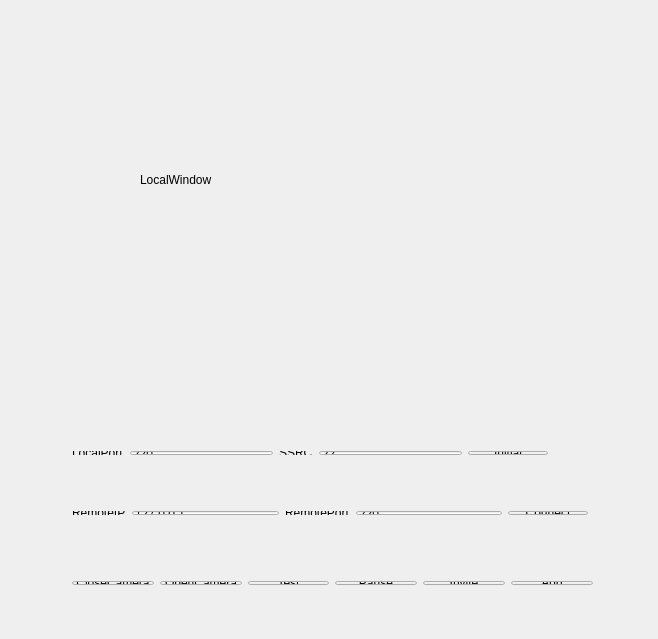
<?xml version="1.0" encoding="UTF-8"?>
<ui version="4.0">
 <class>Widget</class>
 <widget class="QWidget" name="Widget">
  <property name="geometry">
   <rect>
    <x>0</x>
    <y>0</y>
    <width>658</width>
    <height>639</height>
   </rect>
  </property>
  <property name="windowTitle">
   <string>Widget</string>
  </property>
  <widget class="QWidget" name="horizontalLayoutWidget_3">
   <property name="geometry">
    <rect>
     <x>61</x>
     <y>570</y>
     <width>543</width>
     <height>26</height>
    </rect>
   </property>
   <layout class="QHBoxLayout" name="horizontalLayout_3">
    <item>
     <widget class="QPushButton" name="B_CloseCam">
      <property name="text">
       <string>CloseCamera</string>
      </property>
     </widget>
    </item>
    <item>
     <widget class="QPushButton" name="B_OpenCam">
      <property name="text">
       <string>OpenCamera</string>
      </property>
     </widget>
    </item>
    <item>
     <widget class="QPushButton" name="B_Test">
      <property name="text">
       <string>Test</string>
      </property>
     </widget>
    </item>
    <item>
     <widget class="QPushButton" name="B_Pause">
      <property name="text">
       <string>Pause</string>
      </property>
     </widget>
    </item>
    <item>
     <widget class="QPushButton" name="B_Invite">
      <property name="text">
       <string>Invite</string>
      </property>
     </widget>
    </item>
    <item>
     <widget class="QPushButton" name="B_Add">
      <property name="text">
       <string>Add</string>
      </property>
     </widget>
    </item>
   </layout>
  </widget>
  <widget class="QLabel" name="L_LocalWindow">
   <property name="geometry">
    <rect>
     <x>140</x>
     <y>60</y>
     <width>320</width>
     <height>240</height>
    </rect>
   </property>
   <property name="text">
    <string>LocalWindow</string>
   </property>
  </widget>
  <widget class="QWidget" name="horizontalLayoutWidget_2">
   <property name="geometry">
    <rect>
     <x>61</x>
     <y>500</y>
     <width>538</width>
     <height>26</height>
    </rect>
   </property>
   <layout class="QHBoxLayout" name="horizontalLayout_2">
    <item>
     <widget class="QLabel" name="label_3">
      <property name="text">
       <string>RemoteIP</string>
      </property>
     </widget>
    </item>
    <item>
     <widget class="QLineEdit" name="I_RemoteIP">
      <property name="text">
       <string>127.0.0.1</string>
      </property>
     </widget>
    </item>
    <item>
     <widget class="QLabel" name="label_4">
      <property name="text">
       <string>RemotePort</string>
      </property>
     </widget>
    </item>
    <item>
     <widget class="QLineEdit" name="I_RemotePort">
      <property name="text">
       <string>220</string>
      </property>
     </widget>
    </item>
    <item>
     <widget class="QPushButton" name="B_Connect">
      <property name="text">
       <string>Connect</string>
      </property>
     </widget>
    </item>
   </layout>
  </widget>
  <widget class="QWidget" name="horizontalLayoutWidget">
   <property name="geometry">
    <rect>
     <x>61</x>
     <y>440</y>
     <width>498</width>
     <height>26</height>
    </rect>
   </property>
   <layout class="QHBoxLayout" name="horizontalLayout">
    <item>
     <widget class="QLabel" name="label">
      <property name="text">
       <string>LocalPort</string>
      </property>
     </widget>
    </item>
    <item>
     <widget class="QLineEdit" name="I_LocalPort">
      <property name="text">
       <string>220</string>
      </property>
     </widget>
    </item>
    <item>
     <widget class="QLabel" name="label_2">
      <property name="text">
       <string>SSRC</string>
      </property>
     </widget>
    </item>
    <item>
     <widget class="QLineEdit" name="I_SSRC">
      <property name="text">
       <string>22</string>
      </property>
     </widget>
    </item>
    <item>
     <widget class="QPushButton" name="B_Initial">
      <property name="text">
       <string>Initial</string>
      </property>
     </widget>
    </item>
   </layout>
  </widget>
 </widget>
 <layoutdefault spacing="6" margin="11"/>
 <resources/>
 <connections/>
</ui>
